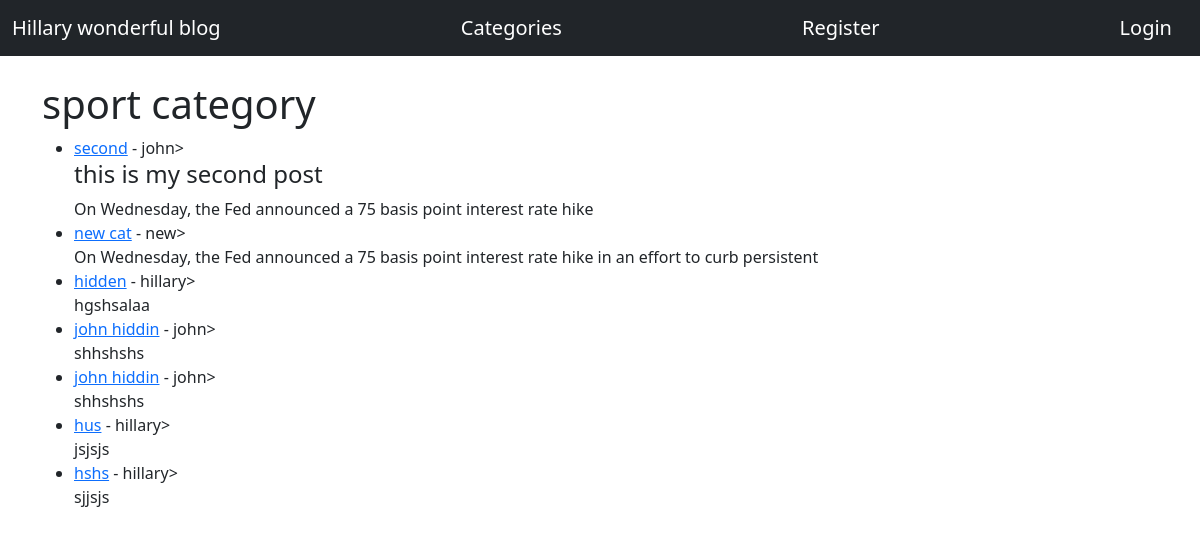
Screenshot of /category/sport/ with the database file from the repository.
### blog_apps/models.py (models this page shows, shortened)
class Post(models.Model):
    title = models.CharField(max_length=1000)
    author = models.ForeignKey(User, on_delete=models.CASCADE)
    body = models.TextField()
    post_date = models.DateField(auto_now_add=True)
    category = models.CharField(max_length=1000, default='coding')
    likes = models.ManyToManyField(User, related_name='blog_post')

### blog_apps/views.py (the view)
# urls.py: path('category/<str:name>/', category, name='category'),
def category(request, name):
    post_under_this = Post.objects.filter(category=name.replace('-', ' '))
    return render(request, 'blog_apps/category.html', {'name': name.replace('-', ' '),
                                                       'post_under_this': post_under_this})

### templates/blog_apps/category.html
{% extends 'blog_apps/base.html' %}
{% block content %}
{% if post_under_this %}
<h1>{{name}} category</h1>
<ul>
{% for object in post_under_this %}
    <li><a href="{% url 'article' object.pk %}">{{object.title}}</a> - {{object.author}}><br>
    {{object.body|slice:':100'|safe}}
</li>
{% endfor %}
</ul>
{% else %}
<h2>this category does not exit</h2>
<a href="{% url 'home' %}">back</a>
{% endif %}
{% endblock %}

### rows the page displays
Post: title "second", author "john", body "this is my second post On Wednesday, the Fed announced a 75 basis point interest rate hike"
Post: title "new cat", author "new", body "On Wednesday, the Fed announced a 75 basis point interest rate hike in an effort to curb persistent"
Post: title "hidden", author "hillary", body "hgshsalaa"
Post: title "john hiddin", author "john", body "shhshshs"
Post: title "john hiddin", author "john", body "shhshshs"
Post: title "hus", author "hillary", body "jsjsjs"
Post: title "hshs", author "hillary", body "sjjsjs"

### other values shown
{{ name }} "sport"
